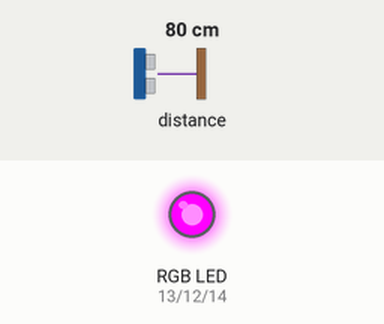
This sketch was run on a simulated ESP32. On the bench: an RGB LED mixed from three pins (HIGH = lit). Inputs (shaded band) come from the test bench; at power-on: distance to the obstacle 80 cm. WiFi joins after 1.5 s; servers stay silent unless stated; uploads are accepted with an empty reply; what the sketch prints to the serial monitor is not drawn.

Above: at 2.7 s.
2.8 s: distance to the obstacle set to 42 cm
4.4 s: distance to the obstacle set to 35 cm
At 5.2 s:
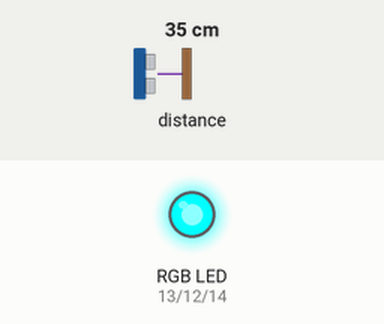
6.2 s: distance to the obstacle set to 60 cm
At 7.9 s:
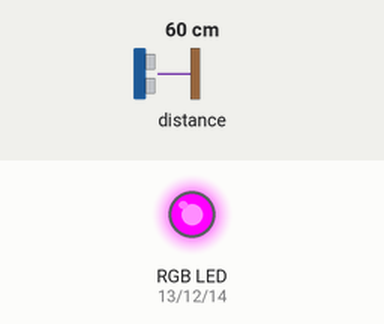
8.2 s: distance to the obstacle set to 2 cm
At 9.5 s:
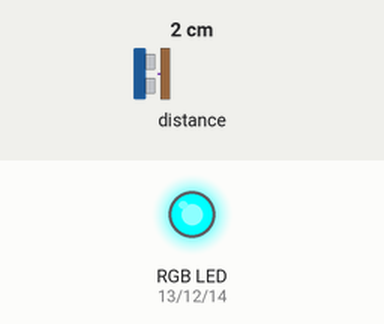
Timing chart, 0 to 11.2 s (numbered marks = the images above; inputs shaded):
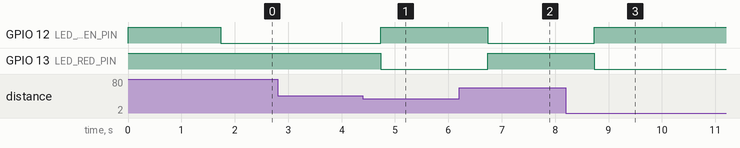

The sketch:

S-Parking.ino
```cpp
#include <WiFi.h>
#include <HTTPClient.h>
#include <Adafruit_VL53L0X.h>
#include <ArduinoJson.h>
#include "arduino_secrets.h"

// --- Hardware ---
Adafruit_VL53L0X sensor = Adafruit_VL53L0X();
#define LED_RED_PIN 13
#define LED_GREEN_PIN 12
#define LED_BLUE_PIN 14 // Se agrega el pin Azul por si acaso, aunque Ámbar es Rojo+Verde

// --- Configuración ---
const char* ssid = SECRET_SSID;
const char* password = SECRET_PASS;
const char* spot_id = SECRET_SPOT_ID;

// URLs
String urlIngest = SECRET_GCP_URL_INGEST;
String urlGet = SECRET_GCP_URL_GET;

// --- Variables de Estado ---
int estadoLocalSensor = -1; // Lo que ve el sensor (0 o 1)
int estadoNube = -1;        // Lo que dice la nube (0, 1 o 2)
int estadoFinal = -1;       // El color que decidimos mostrar

// --- Temporizadores ---
unsigned long lastSensorRead = 0;
unsigned long lastCloudPoll = 0;
const long sensorInterval = 500;    // Leer sensor rápido (0.5s) para respuesta inmediata al estacionar
const long cloudPollInterval = 15000; // Consultar reserva cada 15s

void setup() {
  Serial.begin(115200);

  // Configurar LEDs
  pinMode(LED_RED_PIN, OUTPUT);
  pinMode(LED_GREEN_PIN, OUTPUT);
  pinMode(LED_BLUE_PIN, OUTPUT);
  setColor(0, 0, 0); // Apagar todo

  // Iniciar Sensor
  if (!sensor.begin()) {
    Serial.println(F("Error al iniciar VL53L0X"));
    while (1);
  }

  // Conectar WiFi
  connectToWiFi();
}

void loop() {
  unsigned long currentMillis = millis();

  // 1. LEER SENSOR (Frecuencia alta)
  if (currentMillis - lastSensorRead >= sensorInterval) {
    lastSensorRead = currentMillis;
    readLocalSensor();
    updateLEDs(); // Actualizar luces basado en la info más reciente
  }

  // 2. CONSULTAR NUBE (Frecuencia media)
  if (currentMillis - lastCloudPoll >= cloudPollInterval) {
    lastCloudPoll = currentMillis;
    checkCloudStatus();
    // Nota: updateLEDs se llamará en el siguiente ciclo de sensor
  }
}

// --- Funciones Principales ---

void readLocalSensor() {
  VL53L0X_RangingMeasurementData_t measure;
  sensor.rangingTest(&measure, false);

  int nuevoEstadoSensor;

  if (measure.RangeStatus != 4 && measure.RangeMilliMeter < 400) {
    nuevoEstadoSensor = 0; // Ocupado fisicamente
  } else {
    nuevoEstadoSensor = 1; // Disponible fisicamente
  }

  // Si el estado físico cambió, enviamos INMEDIATAMENTE a la nube
  if (nuevoEstadoSensor != estadoLocalSensor) {
    estadoLocalSensor = nuevoEstadoSensor;
    Serial.print("Cambio físico detectado: ");
    Serial.println(estadoLocalSensor);
    sendStateToCloud(estadoLocalSensor);
  }
}

void checkCloudStatus() {
  if (WiFi.status() != WL_CONNECTED) return;

  HTTPClient http;
  http.begin(urlGet); // Usamos la URL de lectura
  int httpCode = http.GET();

  if (httpCode == 200) {
    String payload = http.getString();

    DynamicJsonDocument doc(4096);
    DeserializationError error = deserializeJson(doc, payload);

    if (!error) {
      bool encontrado = false;
      for (JsonObject spot : doc.as<JsonArray>()) {
        const char* id = spot["id"];
        if (strcmp(id, spot_id) == 0) {
          int statusNubeLeido = spot["status"]; // 0, 1 o 2
          estadoNube = statusNubeLeido;
          encontrado = true;

          Serial.print("Sincronizando. Local: ");
          Serial.print(estadoLocalSensor);
          Serial.print(" | Nube: ");
          Serial.println(estadoNube);

          // --- LÓGICA DE AUTOCORRECCIÓN (SELF-HEALING) ---

          // CASO A: Yo estoy Verde (1), Nube dice Ocupado (0).
          // Significa: El mensaje de salida se perdió.
          // Acción: Reenviar "Disponible" a la fuerza.
          if (estadoLocalSensor == 1 && estadoNube == 0) {
            Serial.println("¡Desincronización detectada! Forzando actualización a DISPONIBLE...");
            sendStateToCloud(1);
          }

          // CASO B: Yo estoy Rojo (0), Nube dice Disponible (1) o Reservado (2).
          // Significa: El mensaje de llegada se perdió.
          // Acción: Reenviar "Ocupado" a la fuerza.
          if (estadoLocalSensor == 0 && (estadoNube == 1 || estadoNube == 2)) {
             Serial.println("¡Desincronización detectada! Forzando actualización a OCUPADO...");
             sendStateToCloud(0);
          }

          break;
        }
      }
      if (!encontrado) Serial.println("ID de puesto no encontrado en la respuesta.");
    } else {
      Serial.print("Error JSON: ");
      Serial.println(error.c_str());
    }
  } else {
    Serial.print("Error HTTP GET: ");
    Serial.println(httpCode);
  }
  http.end();
}

void sendStateToCloud(int status) {
  if (WiFi.status() != WL_CONNECTED) return;

  HTTPClient http;
  http.begin(urlIngest);
  http.addHeader("Content-Type", "application/json");

  StaticJsonDocument<200> doc;
  doc["spot_id"] = spot_id;
  doc["status"] = status;

  String requestBody;
  serializeJson(doc, requestBody);

  int httpResponseCode = http.POST(requestBody);
  Serial.print("Enviado a ingest. Codigo: ");
  Serial.println(httpResponseCode); // 200 significa éxito
  http.end();
}

void updateLEDs() {
  // LÓGICA DE PRIORIDAD VISUAL

  // 1. Prioridad Máxima: Si hay un auto físico, es ROJO.
  if (estadoLocalSensor == 0) {
    setColor(1, 0, 0); // Rojo
    return;
  }

  // 2. Si no hay auto, verificamos si hay Reserva en la nube
  if (estadoNube == 2) {
    // AMBAR (Rojo + Verde)
    setColor(1, 1, 0);
    return;
  }

  // 3. Si no hay auto y no hay reserva
  setColor(0, 1, 0); // Verde (Disponible)
}

// Helper para controlar LED RGB (Anodo Común o Catodo Común?)
// Tu resumen dice: "Anodo Común (pin largo a 3.3V)".
// Esto significa que LOW enciende el LED y HIGH lo apaga.
void setColor(int red, int green, int blue) {
  // Invertimos lógica para Ánodo Común
  // 1 (On) -> Escribimos LOW
  // 0 (Off) -> Escribimos HIGH
  digitalWrite(LED_RED_PIN, red ? LOW : HIGH);
  digitalWrite(LED_GREEN_PIN, green ? LOW : HIGH);
  digitalWrite(LED_BLUE_PIN, blue ? LOW : HIGH);
}

void connectToWiFi() {
  Serial.print("Conectando a WiFi: ");
  Serial.println(ssid);

  WiFi.mode(WIFI_STA); // Asegurar modo estación
  WiFi.begin(ssid, password);

  int intentos = 0;
  while (WiFi.status() != WL_CONNECTED && intentos < 20) {
    delay(500);
    Serial.print(".");
    intentos++;
  }

  if (WiFi.status() == WL_CONNECTED) {
    Serial.println("\n¡WiFi Conectado!");
    Serial.print("IP asignada: ");
    Serial.println(WiFi.localIP());
  } else {
    Serial.println("\nFallo al conectar WiFi. Reiniciando...");
    delay(1000);
    ESP.restart();
  }
}
```

arduino_secrets.example.h
```cpp
#pragma once

// --- CREDENCIALES WIFI ---
#define SECRET_SSID "NOMBRE_DE_TU_WIFI"
#define SECRET_PASS "PASSWORD_DE_TU_WIFI"

// --- TUS URLs DE BACKEND (Supabase Edge Functions recomendado) ---

// 1. URL para ENVIAR datos (ingest-parking-data)
#define SECRET_GCP_URL_INGEST "https://tu-project-ref.supabase.co/functions/v1/ingest-parking-data"

// 2. URL para LEER estado (get-parking-status)
// NOTA: Esta funcion devuelve TODOS los puestos. El ESP32 buscará su ID en la lista.
#define SECRET_GCP_URL_GET "https://tu-project-ref.supabase.co/functions/v1/get-parking-status"

// 3. Identificación del Puesto
#define SECRET_SPOT_ID "A-01"
```

Measured:
- the behaviour switches between 40 and 39 cm on distance to the obstacle (found by bisection; images 0 and 1)
- after the input at 2.8 s, every drawn part: stays the same
- after the input at 4.4 s, GPIO 12 (LED_GREEN_PIN): LOW → HIGH after 0.34 s; GPIO 13 (LED_RED_PIN): HIGH → LOW after 0.34 s
- after the input at 6.2 s, GPIO 12 (LED_GREEN_PIN): HIGH → LOW after 0.54 s; GPIO 13 (LED_RED_PIN): LOW → HIGH after 0.54 s
- after the input at 8.2 s, GPIO 12 (LED_GREEN_PIN): LOW → HIGH after 0.54 s; GPIO 13 (LED_RED_PIN): HIGH → LOW after 0.54 s
